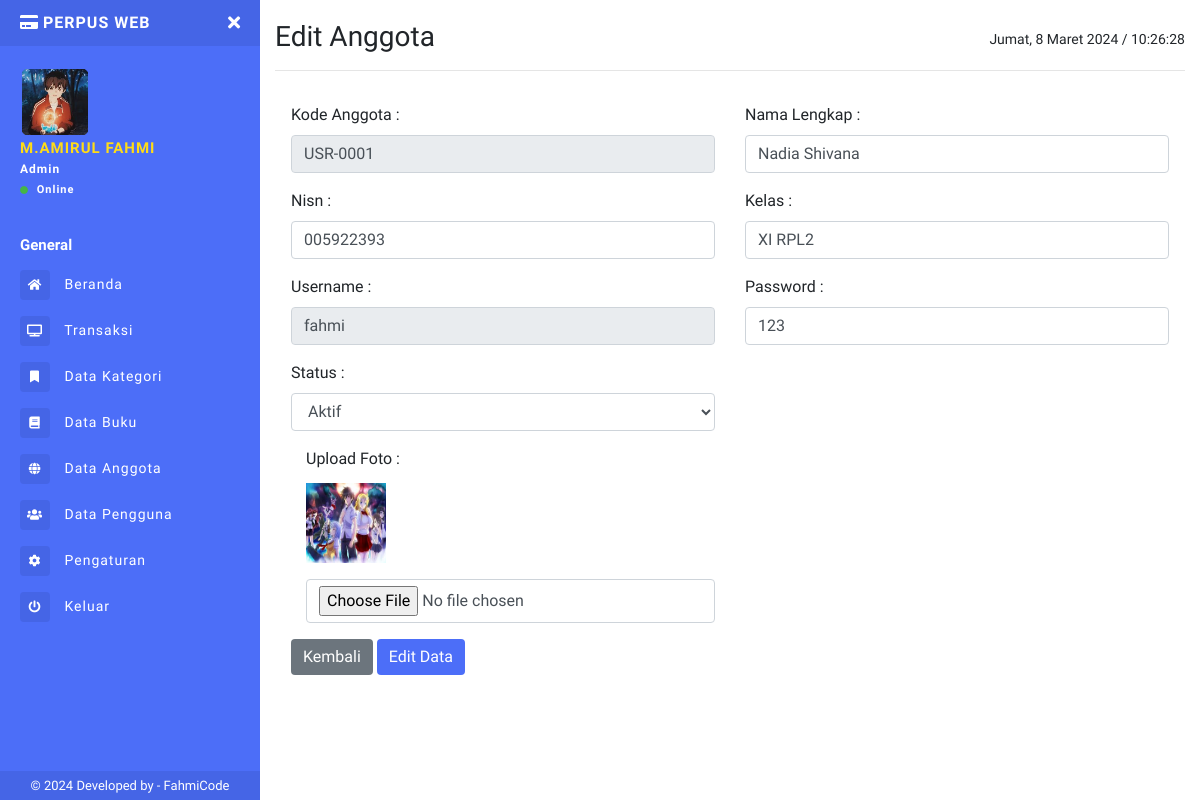
The app's page /admin/edit-anggota.php?id_anggota=USR-0001 (signed in) with its own data.
### tables this page shows
CREATE TABLE `tb_anggota` (
  `id_anggota` char(11) NOT NULL,
  `nisn` varchar(16) NOT NULL,
  `nama` varchar(50) NOT NULL,
  `kelas` varchar(25) NOT NULL,
  `username` varchar(45) NOT NULL,
  `password` varchar(45) NOT NULL,
  `foto` varchar(50) NOT NULL,
  `created_at` timestamp NULL DEFAULT current_timestamp(),
  `updated_at` varchar(40) DEFAULT NULL,
  `status` tinyint(4) NOT NULL
);

### admin/edit-anggota.php (the view, shortened to what this page needs)
<?php
include "sidebar.php";
$query = mysqli_query($conn, "SELECT * FROM tb_anggota WHERE id_anggota = '" . $_GET['id_anggota'] . "'");
$p = mysqli_fetch_assoc($query);
?>
<h1 class="h3 mb-0">
  Edit Anggota
  <div class="float-right">
    <p id="date_time" style="font-size: 14px; margin-top:11px"></p>
  </div>
</h1>
<hr>
<div class="modal-content border-0">
  <form method="POST" enctype="multipart/form-data">
    <div class="modal-body">
      <div class="row">
        <div class="form-group col-6">
          <label class="samll">Kode Anggota :</label>
          <input type="text" name="kode" value="<?= $p['id_anggota']; ?>" class="form-control" readonly>
        </div>
        <div class="form-group col-6">
          <label class="samll">Nama Lengkap :</label>
          <input type="text" name="nama" value="<?= $p['nama']; ?>" placeholder="Masukkan Nama Lengkap" class="form-control" required>
        </div>
        <div class="form-group col-6">
          <label class="samll">Nisn :</label>
          <input type="number" value="<?= $p['nisn']; ?>" placeholder="Masukkan Nisn" name="nisn" class="form-control" required>
        </div>
        <div class="form-group col-6">
          <label class="samll">Kelas :</label>
          <input type="text" value="<?= $p['kelas']; ?>" placeholder="Masukkan Kelas" name="kelas" class="form-control" required>
        </div>
        <div class="form-group col-6">
          <label class="samll">Username :</label>
          <input type="text" value="<?= $p['username']; ?>" placeholder="Masukkan Username" name="username" class="form-control" readonly>
        </div>
        <div class="form-group col-6">
          <label class="samll">Password :</label>
          <input type="text" value="<?= $p['password']; ?>" placeholder="Masukkan Password" name="password" class="form-control" required>
        </div>
        <div class="form-group col-6">
          <label class="samll">Status :</label>
          <select name="status" id="" class="form-control" required>
            <option value="1" <?= $p['status'] = 1 ? "selected" : ""; ?>>Aktif</option>
            <option value="0" <?= $p['status'] = 0 ? "selected" : ""; ?>>Tidak Aktif</option>
          </select>
        </div>
      </div>
      <div class="form-group col-6">
        <label class="samll">Upload Foto :</label>
        <br>
        <img src="../uploads/profil/<?= $p['foto']; ?>" height="80px" width="80px" alt="" class="mt-1 mb-3">
        <input type="file" name="foto" class="form-control">
      </div>
      <div class="text-left mt-2">
        <button type="button" class="btn btn-secondary text-left" onclick="history.back(-1)">Kembali</button>
        <button type="submit" name="edit" class="btn btn-primary">Edit Data</button>
      </div>
    </div>
  </form>
</div>
<?php include "footer.php" ?>

### admin/sidebar.php (shortened to what this page needs)
<?php
include '../connection/koneksi.php';
$query = "SELECT * FROM tb_admin WHERE id = '" .  $_COOKIE['id_admin'] . "'";
$run = mysqli_query($conn, $query);
$d = mysqli_fetch_array($run);
?>
<!DOCTYPE html>
<html>
<head>
  <link rel="stylesheet" href="https://maxcdn.bootstrapcdn.com/bootstrap/4.0.0/css/bootstrap.min.css">
  <link href="../assets/css/style.css" rel="stylesheet">
  <link href="https://use.fontawesome.com/releases/v5.0.6/css/all.css" rel="stylesheet">
  <link href="../assets/vendor/datatables/dataTables.bootstrap4.min.css" rel="stylesheet">
  <link href="../assets/vendor/datatables/responsive.bootstrap4.min.css" rel="stylesheet">
</head>
<body>
  <div class="page-wrapper chiller-theme toggled">
    <nav id="sidebar" class="sidebar-wrapper">
      <div class="sidebar-content">
        <div class="sidebar-brand">
          <a href="./"><i class="fa fa-credit-card mr-1"></i>PerPus Web</a>
          <div id="close-sidebar">
            <i class="fas fa-times"></i>
          </div>
        </div>
        <div class="sidebar-header">
          <div class="user-pic" style="height:70px;width:70px;">
            <img class="img-responsive img-rounded" src="../uploads/profil/<?= $d['foto']; ?>" alt="User picture">
          </div>
          <div class="user-info">
            <span class="user-name"><?= $d['nama']; ?>
            </span>
            <span class="user-role"><?= $d['level'] ?></span>
            <span class="user-status">
              <i class="fa fa-circle"></i>
              <span>Online</span>
            </span>
          </div>
        </div>
        <div class="sidebar-menu">
          <ul>
            <li class="header-menu">
              <span>General</span>
            </li>
            <li>
              <a href="index.php">
                <i class="fas fa-home"></i>
                <span>Beranda</span>
              </a>
            </li>
            <li>
              <a href="transaksi.php">
                <i class="fa fa-tv"></i>
                <span>Transaksi</span>
              </a>
            </li>
            <li>
              <a href="kategori.php">
                <i class="fa fa-fw fa-bookmark"></i>
                <span>Data Kategori</span>
              </a>
            </li>
            <li>
              <a href="data-buku.php">
                <i class="fa fa-book"></i>
                <span>Data Buku</span>
              </a>
            </li>
            <li>
              <a href="data-anggota.php">
                <i class="fas fa-globe"></i>
                <span>Data Anggota</span>
              </a>
            </li>
            <?php
            if ($d['level'] == "Admin") { ?>
              <li>
                <a href="data-admin.php">
                  <i class="fas fa-users"></i>
                  <span>Data Pengguna</span>
                </a>
              </li>
            <?php  }  ?>
            <li>
              <a href="pengaturan.php">
                <i class="fa fa-cog"></i>
                <span>Pengaturan</span>
              </a>
            </li>
            <li>
              <a href="#Exit" data-toggle="modal">
                <i class="fa fa-power-off"></i>
                <span>Keluar</span>
              </a>
            </li>
          </ul>
        </div>
      </div>
      <div class="sidebar-footer">
        © 2024 Developed by - <a target="_blank" rel="noopener noreferrer" href="https://fahmi965.000webhostapp.com/Portofolio.html">
          FahmiCode</a>
      </div>
    </nav>
    <main class="page-content">
      <div class="container-fluid">

### records on screen
tb_anggota: kode "USR-0001", nama "Nadia Shivana", nisn "005922393", kelas "XI RPL2", username "fahmi", password "123", foto (picture)

### other values on screen
$d['nama'] "M.AMIRUL FAHMI"
$d['level'] "Admin"
